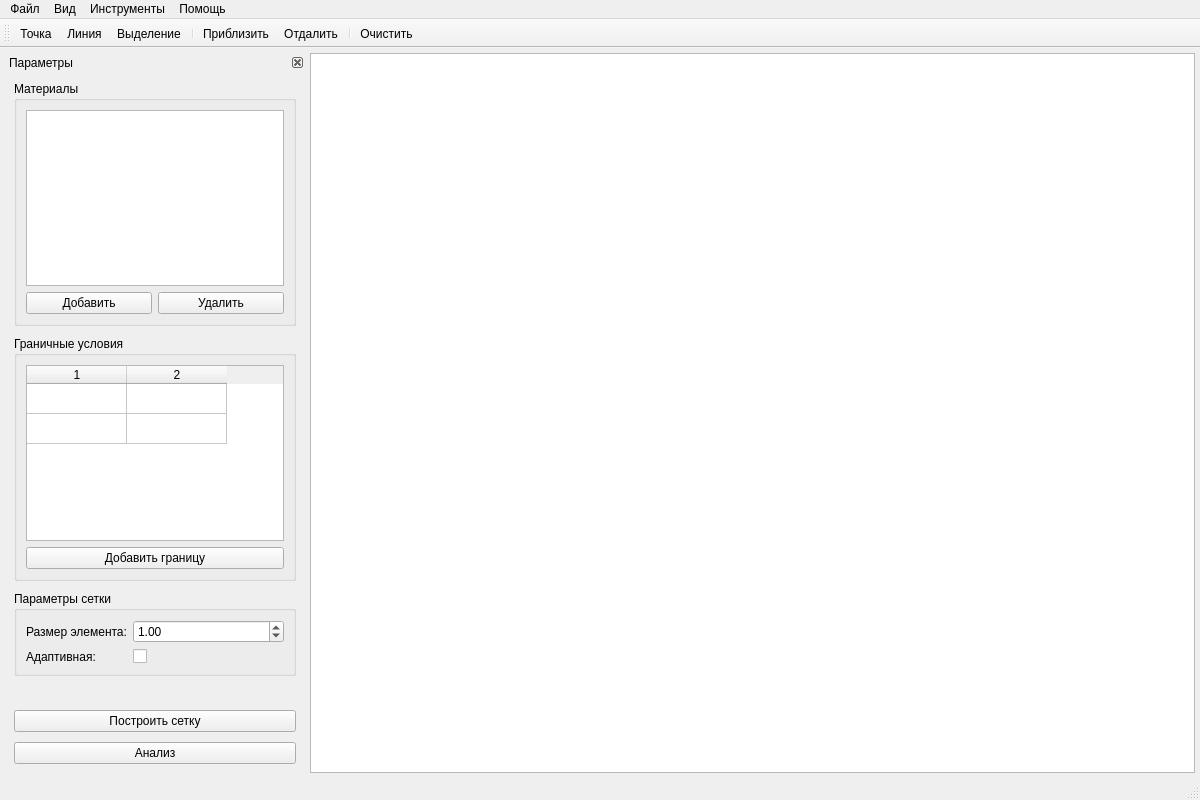
<?xml version="1.0" encoding="UTF-8"?>
<ui version="4.0">
 <class>MainWindow</class>
 <widget class="QMainWindow" name="MainWindow">
  <property name="geometry">
   <rect>
    <x>0</x>
    <y>0</y>
    <width>1200</width>
    <height>800</height>
   </rect>
  </property>
  <property name="windowTitle">
   <string>Electrostatic2D - Расчет электростатических полей</string>
  </property>
  <widget class="QWidget" name="centralwidget">
   <layout class="QHBoxLayout" name="horizontalLayout">
    <property name="spacing">
     <number>5</number>
    </property>
    <property name="leftMargin">
     <number>5</number>
    </property>
    <property name="topMargin">
     <number>5</number>
    </property>
    <property name="rightMargin">
     <number>5</number>
    </property>
    <property name="bottomMargin">
     <number>5</number>
    </property>
    <item>
     <widget class="QDockWidget" name="dockWidget">
      <property name="minimumSize">
       <size>
        <width>300</width>
        <height>0</height>
       </size>
      </property>
      <property name="features">
       <set>QDockWidget::DockWidgetClosable|QDockWidget::DockWidgetMovable</set>
      </property>
      <property name="windowTitle">
       <string>Параметры</string>
      </property>
      <widget class="QWidget" name="dockWidgetContents">
       <layout class="QVBoxLayout" name="verticalLayout">
        <property name="spacing">
         <number>10</number>
        </property>
        <item>
         <widget class="QGroupBox" name="groupBoxMaterials">
          <property name="title">
           <string>Материалы</string>
          </property>
          <layout class="QVBoxLayout" name="verticalLayout_2">
           <item>
            <widget class="QTreeWidget" name="treeMaterials">
             <property name="headerHidden">
              <bool>true</bool>
             </property>
             <column>
              <property name="text">
               <string>Материал</string>
              </property>
             </column>
            </widget>
           </item>
           <item>
            <layout class="QHBoxLayout" name="horizontalLayout_2">
             <item>
              <widget class="QPushButton" name="btnAddMaterial">
               <property name="text">
                <string>Добавить</string>
               </property>
              </widget>
             </item>
             <item>
              <widget class="QPushButton" name="btnRemoveMaterial">
               <property name="text">
                <string>Удалить</string>
               </property>
              </widget>
             </item>
            </layout>
           </item>
          </layout>
         </widget>
        </item>
        <item>
         <widget class="QGroupBox" name="groupBoxBoundary">
          <property name="title">
           <string>Граничные условия</string>
          </property>
          <layout class="QVBoxLayout" name="verticalLayout_3">
           <item>
            <widget class="QTableWidget" name="tableBoundary">
             <property name="columnCount">
              <number>2</number>
             </property>
             <attribute name="horizontalHeaderVisible">
              <bool>true</bool>
             </attribute>
             <attribute name="verticalHeaderVisible">
              <bool>false</bool>
             </attribute>
             <row/>
             <row/>
             <column/>
             <column/>
            </widget>
           </item>
           <item>
            <widget class="QPushButton" name="btnAddBoundary">
             <property name="text">
              <string>Добавить границу</string>
             </property>
            </widget>
           </item>
          </layout>
         </widget>
        </item>
        <item>
         <widget class="QGroupBox" name="groupBoxMesh">
          <property name="title">
           <string>Параметры сетки</string>
          </property>
          <layout class="QFormLayout" name="formLayout">
           <item row="0" column="0">
            <widget class="QLabel" name="label">
             <property name="text">
              <string>Размер элемента:</string>
             </property>
            </widget>
           </item>
           <item row="0" column="1">
            <widget class="QDoubleSpinBox" name="spinMeshSize">
             <property name="minimum">
              <double>0.100000000000000</double>
             </property>
             <property name="maximum">
              <double>100.000000000000000</double>
             </property>
             <property name="value">
              <double>1.000000000000000</double>
             </property>
            </widget>
           </item>
           <item row="1" column="0">
            <widget class="QLabel" name="label_2">
             <property name="text">
              <string>Адаптивная:</string>
             </property>
            </widget>
           </item>
           <item row="1" column="1">
            <widget class="QCheckBox" name="chkAdaptive">
             <property name="text">
              <string/>
             </property>
            </widget>
           </item>
          </layout>
         </widget>
        </item>
        <item>
         <spacer name="verticalSpacer">
          <property name="orientation">
           <enum>Qt::Vertical</enum>
          </property>
          <property name="sizeHint" stdset="0">
           <size>
            <width>20</width>
            <height>40</height>
           </size>
          </property>
         </spacer>
        </item>
        <item>
         <widget class="QPushButton" name="btnBuildMesh">
          <property name="text">
           <string>Построить сетку</string>
          </property>
          <property name="shortcut">
           <string>Ctrl+M</string>
          </property>
         </widget>
        </item>
        <item>
         <widget class="QPushButton" name="btnAnalyze">
          <property name="text">
           <string>Анализ</string>
          </property>
          <property name="shortcut">
           <string>Ctrl+R</string>
          </property>
         </widget>
        </item>
       </layout>
      </widget>
     </widget>
    </item>
    <item>
     <widget class="QGraphicsView" name="graphicsView">
      <property name="sizePolicy">
       <sizepolicy hsizetype="Expanding" vsizetype="Expanding">
        <horstretch>1</horstretch>
        <verstretch>1</verstretch>
       </sizepolicy>
      </property>
      <property name="minimumSize">
       <size>
        <width>500</width>
        <height>400</height>
       </size>
      </property>
      <property name="renderHints">
       <set>QPainter::Antialiasing</set>
      </property>
      <property name="dragMode">
       <enum>QGraphicsView::RubberBandDrag</enum>
      </property>
      <property name="transformationAnchor">
       <enum>QGraphicsView::AnchorUnderMouse</enum>
      </property>
      <property name="resizeAnchor">
       <enum>QGraphicsView::AnchorUnderMouse</enum>
      </property>
     </widget>
    </item>
   </layout>
  </widget>
  <widget class="QMenuBar" name="menubar">
   <property name="geometry">
    <rect>
     <x>0</x>
     <y>0</y>
     <width>1200</width>
     <height>22</height>
    </rect>
   </property>
   <widget class="QMenu" name="menuFile">
    <property name="title">
     <string>Файл</string>
    </property>
    <addaction name="actionNew"/>
    <addaction name="actionOpen"/>
    <addaction name="actionSave"/>
    <addaction name="separator"/>
    <addaction name="actionExit"/>
   </widget>
   <widget class="QMenu" name="menuView">
    <property name="title">
     <string>Вид</string>
    </property>
    <addaction name="actionZoomIn"/>
    <addaction name="actionZoomOut"/>
    <addaction name="actionFitView"/>
    <addaction name="separator"/>
    <addaction name="actionShowGrid"/>
   </widget>
   <widget class="QMenu" name="menuTools">
    <property name="title">
     <string>Инструменты</string>
    </property>
    <addaction name="actionAddNode"/>
    <addaction name="actionAddEdge"/>
    <addaction name="actionSelectGroup"/>
    <addaction name="separator"/>
    <addaction name="actionClearAll"/>
   </widget>
   <widget class="QMenu" name="menuHelp">
    <property name="title">
     <string>Помощь</string>
    </property>
    <addaction name="actionAbout"/>
   </widget>
   <addaction name="menuFile"/>
   <addaction name="menuView"/>
   <addaction name="menuTools"/>
   <addaction name="menuHelp"/>
  </widget>
  <widget class="QToolBar" name="toolBar">
   <property name="windowTitle">
    <string>Инструменты</string>
   </property>
   <attribute name="toolBarArea">
    <enum>TopToolBarArea</enum>
   </attribute>
   <addaction name="actionAddNode"/>
   <addaction name="actionAddEdge"/>
   <addaction name="actionSelectGroup"/>
   <addaction name="separator"/>
   <addaction name="actionZoomIn"/>
   <addaction name="actionZoomOut"/>
   <addaction name="separator"/>
   <addaction name="actionClearAll"/>
  </widget>
  <widget class="QStatusBar" name="statusbar"/>
  <action name="actionNew">
   <property name="text">
    <string>Новый</string>
   </property>
   <property name="shortcut">
    <string>Ctrl+N</string>
   </property>
  </action>
  <action name="actionOpen">
   <property name="text">
    <string>Открыть</string>
   </property>
   <property name="shortcut">
    <string>Ctrl+O</string>
   </property>
  </action>
  <action name="actionSave">
   <property name="text">
    <string>Сохранить</string>
   </property>
   <property name="shortcut">
    <string>Ctrl+S</string>
   </property>
  </action>
  <action name="actionExit">
   <property name="text">
    <string>Выход</string>
   </property>
   <property name="shortcut">
    <string>Ctrl+Q</string>
   </property>
  </action>
  <action name="actionZoomIn">
   <property name="text">
    <string>Приблизить</string>
   </property>
   <property name="shortcut">
    <string>Ctrl++</string>
   </property>
  </action>
  <action name="actionZoomOut">
   <property name="text">
    <string>Отдалить</string>
   </property>
   <property name="shortcut">
    <string>Ctrl+-</string>
   </property>
  </action>
  <action name="actionFitView">
   <property name="text">
    <string>Показать всё</string>
   </property>
  </action>
  <action name="actionShowGrid">
   <property name="checkable">
    <bool>true</bool>
   </property>
   <property name="checked">
    <bool>true</bool>
   </property>
   <property name="text">
    <string>Сетка</string>
   </property>
  </action>
  <action name="actionAddNode">
   <property name="checkable">
    <bool>true</bool>
   </property>
   <property name="text">
    <string>Точка</string>
   </property>
   <property name="shortcut">
    <string>N</string>
   </property>
  </action>
  <action name="actionAddEdge">
   <property name="checkable">
    <bool>true</bool>
   </property>
   <property name="text">
    <string>Линия</string>
   </property>
   <property name="shortcut">
    <string>L</string>
   </property>
  </action>
  <action name="actionSelectGroup">
   <property name="checkable">
    <bool>true</bool>
   </property>
   <property name="text">
    <string>Выделение</string>
   </property>
   <property name="shortcut">
    <string>S</string>
   </property>
  </action>
  <action name="actionClearAll">
   <property name="text">
    <string>Очистить</string>
   </property>
   <property name="shortcut">
    <string>Ctrl+C</string>
   </property>
  </action>
  <action name="actionAbout">
   <property name="text">
    <string>О программе</string>
   </property>
  </action>
 </widget>
 <resources/>
 <connections/>
</ui>
